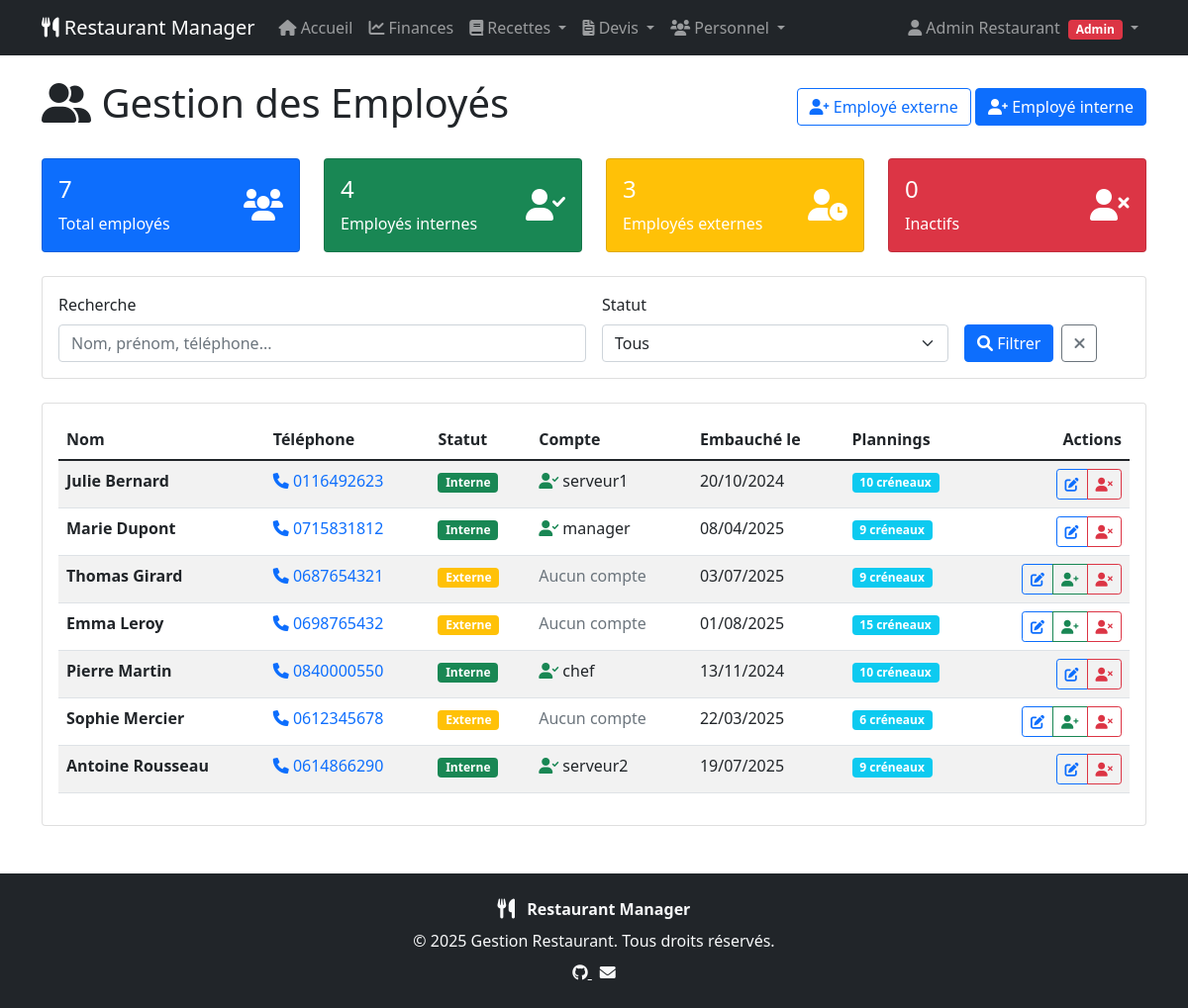
The page /personnel/employes/ (signed in) on the database its author committed.
### staff/models.py (models this page shows, shortened)
class Employee(models.Model):
    user = models.OneToOneField(
        User,
        null=True,
        blank=True,
        on_delete=models.CASCADE,
        verbose_name="Compte utilisateur",
        help_text="Laisser vide pour un employé externe"
    )
    first_name = models.CharField(max_length=100, verbose_name="Prénom")
    last_name = models.CharField(max_length=100, verbose_name="Nom")
    phone = models.CharField(
        max_length=20,
        blank=True,
        verbose_name="Téléphone",
        help_text="Numéro de téléphone de contact"
    )
    is_external = models.BooleanField(
        default=False,
        verbose_name="Employé externe",
        help_text="Employé sans compte utilisateur (planning uniquement)"
    )
    is_active = models.BooleanField(
        default=True,
        verbose_name="Actif",
        help_text="Décocher pour désactiver l'employé"
    )
    hire_date = models.DateField(
        null=True,
        blank=True,
        verbose_name="Date d'embauche"
    )
    created_at = models.DateTimeField(auto_now_add=True, verbose_name="Créé le")
    updated_at = models.DateTimeField(auto_now=True, verbose_name="Modifié le")
    class Meta:
        verbose_name = "Employé"
        verbose_name_plural = "Employés"
        ordering = ['last_name', 'first_name']
    @property
    def full_name(self):
        return f"{self.first_name} {self.last_name}"

### staff/views.py (the view, shortened to what this page needs)
# urls.py: path('employes/', views.EmployeeListView.as_view(), name='employees_list'),
@method_decorator(manager_required, name='dispatch')
class EmployeeListView(ListView):
    model = Employee
    template_name = 'staff/employees_list.html'
    context_object_name = 'employees'
    paginate_by = 20
    def get_queryset(self):
        queryset = Employee.objects.select_related('user').annotate(
            shifts_count=Count('shift')
        )
        search = self.request.GET.get('search')
        status = self.request.GET.get('status')
        if status == 'internal':
            queryset = queryset.filter(is_external=False)
        elif status == 'external':
            queryset = queryset.filter(is_external=True)
        elif status == 'inactive':
            queryset = queryset.filter(is_active=False)
        return queryset.order_by('last_name', 'first_name')
    def get_context_data(self, **kwargs):
        context = super().get_context_data(**kwargs)
        context['search'] = self.request.GET.get('search', '')
        context['status'] = self.request.GET.get('status', '')
        context['total_employees'] = Employee.objects.count()
        context['internal_count'] = Employee.objects.filter(is_external=False).count()
        context['external_count'] = Employee.objects.filter(is_external=True).count()
        context['inactive_count'] = Employee.objects.filter(is_active=False).count()
        return context

### templates/staff/employees_list.html (shortened to what this page needs)
{% extends 'base.html' %}
{% block content %}
<div class="d-flex justify-content-between align-items-center mb-4">
    <h1><i class="fas fa-user-friends"></i> Gestion des Employés</h1>
    <div>
        <a href="{% url 'staff:employee_create' %}?type=external" class="btn btn-outline-primary">
            <i class="fas fa-user-plus"></i> Employé externe
        </a>
        <a href="{% url 'staff:employee_create' %}?type=internal" class="btn btn-primary">
            <i class="fas fa-user-plus"></i> Employé interne
        </a>
    </div>
</div>
<div class="row mb-4">
    <div class="col-md-3">
        <div class="card bg-primary text-white">
            <div class="card-body">
                <div class="d-flex justify-content-between">
                    <div>
                        <h4>{{ total_employees }}</h4>
                        <p class="mb-0">Total employés</p>
                    </div>
                    <div class="align-self-center">
                        <i class="fas fa-users fa-2x"></i>
                    </div>
                </div>
            </div>
        </div>
    </div>
    <div class="col-md-3">
        <div class="card bg-success text-white">
            <div class="card-body">
                <div class="d-flex justify-content-between">
                    <div>
                        <h4>{{ internal_count }}</h4>
                        <p class="mb-0">Employés internes</p>
                    </div>
                    <div class="align-self-center">
                        <i class="fas fa-user-check fa-2x"></i>
                    </div>
                </div>
            </div>
        </div>
    </div>
    <div class="col-md-3">
        <div class="card bg-warning text-white">
            <div class="card-body">
                <div class="d-flex justify-content-between">
                    <div>
                        <h4>{{ external_count }}</h4>
                        <p class="mb-0">Employés externes</p>
                    </div>
                    <div class="align-self-center">
                        <i class="fas fa-user-clock fa-2x"></i>
                    </div>
                </div>
            </div>
        </div>
    </div>
    <div class="col-md-3">
        <div class="card bg-danger text-white">
            <div class="card-body">
                <div class="d-flex justify-content-between">
                    <div>
                        <h4>{{ inactive_count }}</h4>
                        <p class="mb-0">Inactifs</p>
                    </div>
                    <div class="align-self-center">
                        <i class="fas fa-user-times fa-2x"></i>
                    </div>
                </div>
            </div>
        </div>
    </div>
</div>
<div class="card mb-4">
    <div class="card-body">
        <form method="get" class="row g-3">
            <div class="col-md-6">
                <label for="search" class="form-label">Recherche</label>
                <input type="text" class="form-control" id="search" name="search"
                       value="{{ search }}" placeholder="Nom, prénom, téléphone...">
            </div>
            <div class="col-md-4">
                <label for="status" class="form-label">Statut</label>
                <select class="form-select" id="status" name="status">
                    <option value="">Tous</option>
                </select>
            </div>
            <div class="col-md-2 d-flex align-items-end">
                <button type="submit" class="btn btn-primary me-2">
                    <i class="fas fa-search"></i> Filtrer
                </button>
                <a href="{% url 'staff:employees_list' %}" class="btn btn-outline-secondary">
                    <i class="fas fa-times"></i>
                </a>
            </div>
        </form>
    </div>
</div>
<div class="card">
    <div class="card-body">
        {% if employees %}
        <div class="table-responsive">
            <table class="table table-striped">
                <thead>
                    <tr>
                        <th>Nom</th>
                        <th>Téléphone</th>
                        <th>Statut</th>
                        <th>Compte</th>
                        <th>Embauché le</th>
                        <th>Plannings</th>
                        <th class="text-end">Actions</th>
                    </tr>
                </thead>
                <tbody>
                    {% for employee in employees %}
                    <tr {% if not employee.is_active %}class="table-secondary"{% endif %}>
                        <td>
                            <strong>{{ employee.full_name }}</strong>
                        </td>
                        <td>
                            {% if employee.phone %}
                                <a href="tel:{{ employee.phone }}" class="text-decoration-none">
                                    <i class="fas fa-phone"></i> {{ employee.phone }}
                                </a>
                            {% else %}
                                <span class="text-muted">-</span>
                            {% endif %}
                        </td>
                        <td>
                            {% if employee.is_external %}
                                <span class="badge bg-warning">Externe</span>
                            {% else %}
                                <span class="badge bg-success">Interne</span>
                            {% endif %}
                        </td>
                        <td>
                            {% if employee.user %}
                                <i class="fas fa-user-check text-success"></i>
                                {{ employee.user.username }}
                            {% else %}
                                <span class="text-muted">Aucun compte</span>
                            {% endif %}
                        </td>
                        <td>
                            {% if employee.hire_date %}
                                {{ employee.hire_date|date:"d/m/Y" }}
                            {% else %}
                                <span class="text-muted">-</span>
                            {% endif %}
                        </td>
                        <td>
                            {% if employee.shifts_count > 0 %}
                                <span class="badge bg-info">{{ employee.shifts_count }} créneaux</span>
                            {% else %}
                                <span class="text-muted">Aucun</span>
                            {% endif %}
                        </td>
                        <td class="text-end">
                            <div class="btn-group" role="group">
                                <a href="{% url 'staff:employee_update' employee.pk %}"
                                   class="btn btn-sm btn-outline-primary" title="Modifier">
                                    <i class="fas fa-edit"></i>
                                </a>
                                {% if employee.is_external %}
                                <a href="{% url 'staff:employee_convert' employee.pk %}"
                                   class="btn btn-sm btn-outline-success" title="Convertir en interne">
                                    <i class="fas fa-user-plus"></i>
                                </a>
                                {% endif %}
                                <button type="button"
                                        class="btn btn-sm {% if employee.is_active %}btn-outline-danger{% else %}btn-outline-success{% endif %}"
                                        onclick="toggleEmployeeStatus({{ employee.pk }}, '{{ employee.full_name }}')"
                                        title="{% if employee.is_active %}Désactiver{% else %}Activer{% endif %}">
                                    <i class="fas {% if employee.is_active %}fa-user-times{% else %}fa-user-check{% endif %}"></i>
                                </button>
                            </div>
                        </td>
                    </tr>
                    {% endfor %}
                </tbody>
            </table>
        </div>
        {% endif %}
    </div>
</div>
{% endblock %}

### templates/base.html (shortened to what this page needs)
<!DOCTYPE html>
<html lang="fr">
  <head>
    <link
      href="https://cdn.jsdelivr.net/npm/bootstrap@5.1.3/dist/css/bootstrap.min.css"
      rel="stylesheet"
    />
    <link
      href="https://cdnjs.cloudflare.com/ajax/libs/font-awesome/6.0.0/css/all.min.css"
      rel="stylesheet"
    />
  </head>
  <body>
    <nav class="navbar navbar-expand-lg navbar-dark bg-dark">
      <div class="container">
        <a class="navbar-brand" href="{% url 'dashboard:dashboard' %}">
          <i class="fas fa-utensils"></i> Restaurant Manager
        </a>
        <div class="collapse navbar-collapse" id="navbarNav">
          {% if user.is_authenticated %}
          <ul class="navbar-nav me-auto">
            <li class="nav-item">
              <a class="nav-link" href="{% url 'dashboard:dashboard' %}">
                <i class="fas fa-home"></i> Accueil
              </a>
            </li>
            <li class="nav-item">
              <a class="nav-link" href="{% url 'finances:dashboard' %}">
                <i class="fas fa-chart-line"></i> Finances
              </a>
            </li>
            {% if user.is_superuser or user.groups.filter.name == 'Managers' %}
              <li class="nav-item dropdown">
                <a
                  class="nav-link dropdown-toggle"
                  href="#"
                  id="recipesDropdown"
                  role="button"
                  data-bs-toggle="dropdown"
                >
                  <i class="fas fa-book"></i> Recettes
                </a>
              </li>
            {% endif %}
            {% if user.is_superuser or user.groups.filter.name == 'Managers' %}
              <li class="nav-item dropdown">
                <a
                  class="nav-link dropdown-toggle"
                  href="#"
                  id="quotesDropdown"
                  role="button"
                  data-bs-toggle="dropdown"
                >
                  <i class="fas fa-file-invoice"></i> Devis
                </a>
              </li>
            {% endif %}
            <li class="nav-item dropdown">
              <a
                class="nav-link dropdown-toggle"
                href="#"
                id="staffDropdown"
                role="button"
                data-bs-toggle="dropdown"
              >
                <i class="fas fa-users"></i> Personnel
              </a>
            </li>
          </ul>
          <ul class="navbar-nav">
            <li class="nav-item dropdown">
              <a
                class="nav-link dropdown-toggle"
                href="#"
                id="userDropdown"
                role="button"
                data-bs-toggle="dropdown"
              >
                <i class="fas fa-user"></i>
                {{ user.get_full_name|default:user.username }}
                {% if user.is_superuser %}
                  <span class="badge bg-danger ms-1">Admin</span>
                  {% elif user.groups.filter.name == 'Managers' %}
                  <span class="badge bg-warning ms-1">Manager</span>
                  {% elif user.groups.filter.name == 'Employees' %}
                  <span class="badge bg-info ms-1">Employé</span>
                {% endif %}
              </a>
            </li>
          </ul>
          {% endif %}
        </div>
      </div>
    </nav>
    <div class="container mt-4">{% block content %} {% endblock %}</div>
    <footer class="bg-dark text-light mt-5 py-4">
      <div class="container text-center">
        <div class="mb-2">
          <i class="fas fa-utensils fa-lg me-2"></i>
          <span class="fw-bold">Restaurant Manager</span>
        </div>
        <div class="mb-2">
          &copy; {{ now|default:2025 }} Gestion Restaurant. Tous droits réservés.
        </div>
        <div>
          <a href="https://github.com/andrewarnaud1/mymanager" class="text-light me-2" target="_blank" rel="noopener">
            <i class="fab fa-github"></i>
          </a>
          <a href="mailto:contact@restaurant.com" class="text-light">
            <i class="fas fa-envelope"></i>
          </a>
        </div>
      </div>
    </footer>
  </body>
</html>

### rows shown on the page
Employee: full_name "Julie Bernard", phone "0116492623", is_external "Interne", user.username "serveur1", hire_date "20/10/2024", shifts_count "10", is_active True (drawn)
Employee: full_name "Marie Dupont", phone "0715831812", is_external "Interne", user.username "manager", hire_date "08/04/2025", shifts_count "9", is_active True (drawn)
Employee: full_name "Thomas Girard", phone "0687654321", is_external "Externe", shows "Aucun compte", hire_date "03/07/2025", shifts_count "9", is_active True (drawn)
Employee: full_name "Emma Leroy", phone "0698765432", is_external "Externe", shows "Aucun compte", hire_date "01/08/2025", shifts_count "15", is_active True (drawn)
Employee: full_name "Pierre Martin", phone "0840000550", is_external "Interne", user.username "chef", hire_date "13/11/2024", shifts_count "10", is_active True (drawn)
Employee: full_name "Sophie Mercier", phone "0612345678", is_external "Externe", shows "Aucun compte", hire_date "22/03/2025", shifts_count "6", is_active True (drawn)
Employee: full_name "Antoine Rousseau", phone "0614866290", is_external "Interne", user.username "serveur2", hire_date "19/07/2025", shifts_count "9", is_active True (drawn)

### other values the page prints
{{ user.get_full_name|default:user.username }} "Admin Restaurant"
{{ total_employees }} "7"
{{ internal_count }} "4"
{{ external_count }} "3"
{{ inactive_count }} "0"
{{ now|default:2025 }} "2025"
